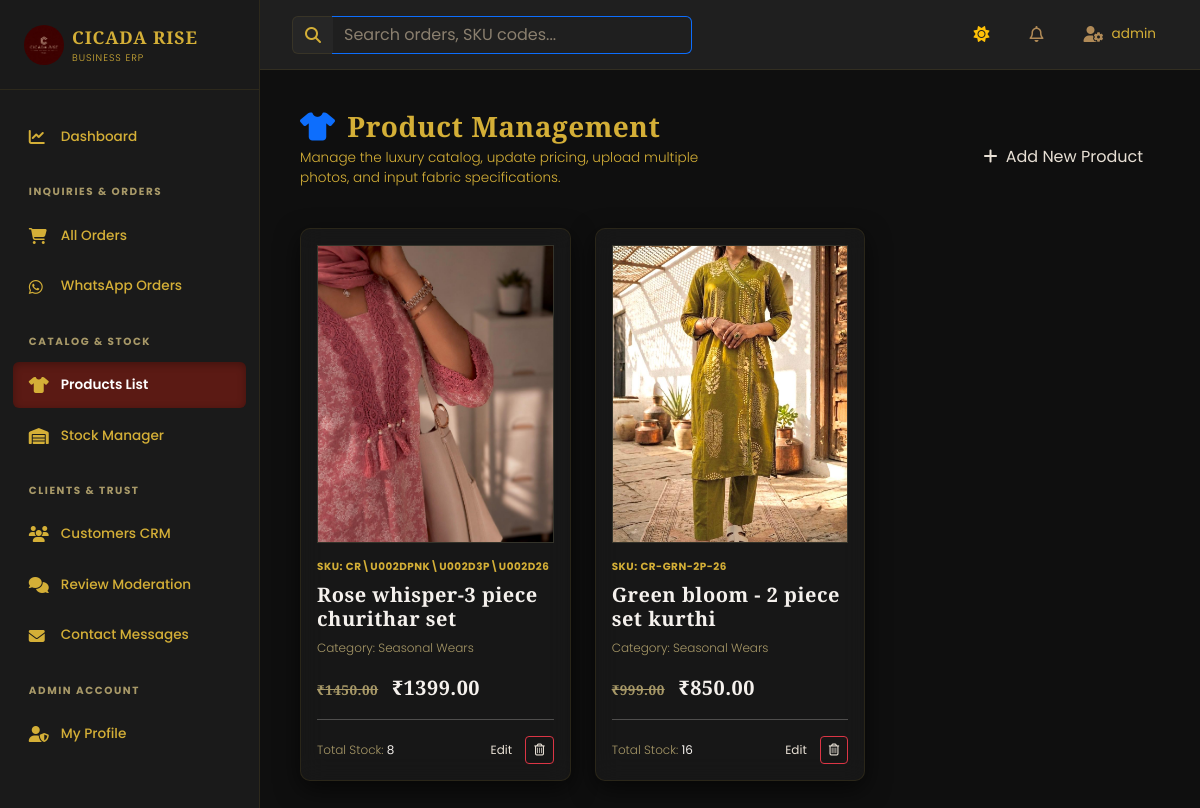
Page /dashboard/products/ (signed in) on the earlier database version.
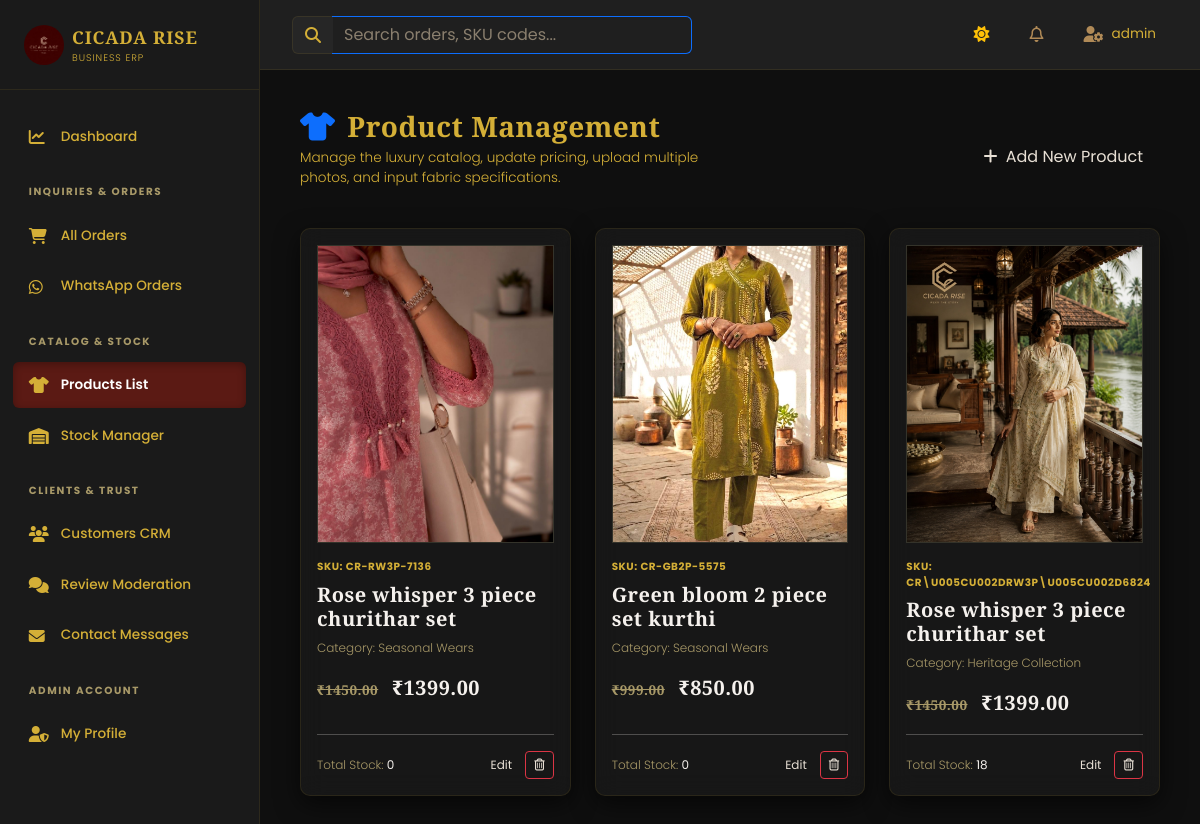
Same page on the later database version.
### store/models.py (models this page shows, shortened)
class Product(models.Model):
    COLLECTION_CHOICES = [
        ("Heritage Collection", "Heritage Collection"),
        ("Cicada Signature", "Cicada Signature"),
        ("Curated Essentials", "Curated Essentials")
    ]
    category = models.ForeignKey(Category, on_delete=models.CASCADE, related_name='products')
    name = models.CharField(max_length=200)
    slug = models.SlugField(max_length=250, unique=True, blank=True)
    sku = models.CharField(max_length=50, unique=True, verbose_name="Product Code")
    description = models.TextField()
    base_price = models.DecimalField(max_digits=10, decimal_places=2)
    sale_price = models.DecimalField(max_digits=10, decimal_places=2, null=True, blank=True, help_text="Promotional discounted price")
    fabric_details = models.TextField(blank=True)
    care_instructions = models.TextField(blank=True)
    collection = models.CharField(max_length=100, default="Cicada Signature", choices=COLLECTION_CHOICES)
    is_featured = models.BooleanField(default=False)
    is_seasonal = models.BooleanField(default=False)
    is_cicada_wear = models.BooleanField(default=False)
    created_at = models.DateTimeField(auto_now_add=True)
    updated_at = models.DateTimeField(auto_now=True)
    @property
    def price(self):
        if self.sale_price is not None:
            return self.sale_price
        return self.base_price
    @property
    def total_stock(self):
        return sum(variant.stock for variant in self.variants.all())
    @property
    def variants_dict_json(self):
        import json
        var_dict = {}
        for v in self.variants.all():
            var_dict[v.size] = {'stock': v.stock, 'active': True}
        return json.dumps(var_dict)

class ProductImage(models.Model):
    product = models.ForeignKey(Product, on_delete=models.CASCADE, related_name='images')
    image = models.ImageField(upload_to='products/')
    is_primary = models.BooleanField(default=False)

class Category(models.Model):
    name = models.CharField(max_length=100)
    slug = models.SlugField(max_length=120, unique=True, blank=True)
    description = models.TextField(blank=True)
    image = models.ImageField(upload_to='categories/', blank=True, null=True)
    is_active = models.BooleanField(default=True)
    class Meta:
        verbose_name_plural = "Categories"

class ProductVariant(models.Model):
    SIZE_CHOICES = [
        ('S', 'S'),
        ('M', 'M'),
        ('L', 'L'),
        ('XL', 'XL'),
        ('XXL', 'XXL'),
        ('3XL', '3XL'),
    ]
    product = models.ForeignKey(Product, on_delete=models.CASCADE, related_name='variants')
    size = models.CharField(max_length=5, choices=SIZE_CHOICES)
    color = models.CharField(max_length=50)
    sku = models.CharField(max_length=60, blank=True, null=True, help_text="Unique SKU for variant e.g. CR-TEST-KS-S")
    stock = models.IntegerField(default=0)
    price_override = models.DecimalField(max_digits=10, decimal_places=2, null=True, blank=True, help_text="Set if price differs from base price")
    class Meta:
        unique_together = ('product', 'size', 'color')
    @property
    def price(self):
        if self.price_override is not None:
            return self.price_override
        if self.product.sale_price is not None:
            return self.product.sale_price
        return self.product.base_price

### store/views.py (the view, shortened to what this page needs)
# urls.py: path('dashboard/products/', views.dashboard_products, name='dashboard_products'),
@staff_required
def dashboard_products(request):
    products = Product.objects.all().prefetch_related('variants', 'images')
    categories = Category.objects.all()
    return render(request, 'store/dashboard/products.html', {
        'products': products,
        'categories': categories,
        'collections': Product.COLLECTION_CHOICES,
        'size_choices': ['S', 'M', 'L', 'XL', 'XXL', '3XL'],
    })

### store/templates/store/dashboard/products.html (shortened to what this page needs)
{% extends 'store/dashboard/base.html' %}
{% load static %}
{% block dashboard_content %}
<div class="row mb-4 align-items-center">
    <div class="col-sm-6">
        <h2 class="font-display h3 mb-1"><i class="fa-solid fa-shirt text-primary me-1"></i> Product Management</h2>
        <p class="text-secondary" style="font-size:0.85rem;">Manage the luxury catalog, update pricing, upload multiple photos, and input fabric specifications.</p>
    </div>
    <div class="col-sm-6 text-sm-end">
        <button class="btn btn-premium py-2 px-3" data-bs-toggle="modal" data-bs-target="#productModal" onclick="clearProductModal()" id="add-product-btn">
            <i class="fa-solid fa-plus me-1"></i> Add New Product
        </button>
    </div>
</div>
<div class="row row-cols-1 row-cols-md-2 row-cols-lg-3 g-4" id="products-grid">
    {% for prod in products %}
        <div class="col" id="product-col-{{ prod.id }}">
            <div class="glass-card mb-0 h-100 d-flex flex-column" style="padding: 1rem;">
                <div class="position-relative overflow-hidden mb-3 bg-dark" style="padding-top: 125%; border: 1px solid var(--border-color);">
                    {% if prod.images.first %}
                        <img src="{{ prod.images.first.image.url }}" alt="{{ prod.name }}" class="position-absolute top-0 start-0 w-100 h-100" style="object-fit: cover;">
                    {% else %}
                        <img src="{% static 'store/images/veranda.jpg' %}" alt="{{ prod.name }}" class="position-absolute top-0 start-0 w-100 h-100" style="object-fit: cover;">
                    {% endif %}
                    <span class="position-absolute top-2 start-2 badge bg-primary" style="font-size: 0.65rem; text-transform: uppercase;">{{ prod.collection }}</span>
                </div>
                <span class="text-secondary text-uppercase fw-bold" style="font-size:0.65rem; letter-spacing:0.05em;">SKU: {{ prod.sku }}</span>
                <h4 class="font-display h5 text-white my-2">{{ prod.name }}</h4>
                <span class="text-muted" style="font-size: 0.75rem;">Category: {{ prod.category.name }}</span>
                <div class="my-3 font-display fs-5 fw-bold text-primary">
                    {% if prod.sale_price %}
                        <span class="text-muted text-decoration-line-through me-2" style="font-size: 0.85rem;">₹{{ prod.base_price }}</span>
                        <span>₹{{ prod.sale_price }}</span>
                    {% else %}
                        <span>₹{{ prod.base_price }}</span>
                    {% endif %}
                </div>
                <hr class="mt-auto mb-3">
                <div class="d-flex justify-content-between align-items-center flex-wrap g-2">
                    <span class="text-muted" style="font-size:0.75rem;">Total Stock: <strong class="text-white">{{ prod.total_stock }}</strong></span>
                    <div class="d-flex gap-1 align-items-center">
                        <button type="button" class="btn btn-sm btn-premium-outline py-1 px-2"
                                style="font-size:0.75rem;"
                                data-bs-toggle="modal"
                                data-bs-target="#productModal"
                                data-product-id="{{ prod.id }}"
                                data-product-name="{{ prod.name|escapejs }}"
                                data-product-sku="{{ prod.sku|escapejs }}"
                                data-product-category="{{ prod.category.id }}"
                                data-product-base-price="{{ prod.base_price }}"
                                data-product-sale-price="{{ prod.sale_price|default:'' }}"
                                data-product-collection="{{ prod.collection|escapejs }}"
                                data-product-description="{{ prod.description|escapejs }}"
                                data-product-fabric="{{ prod.fabric_details|escapejs }}"
                                data-product-care="{{ prod.care_instructions|escapejs }}"
                                data-product-featured="{{ prod.is_featured|yesno:'true,false' }}"
                                data-product-seasonal="{{ prod.is_seasonal|yesno:'true,false' }}"
                                data-product-cicada="{{ prod.is_cicada_wear|yesno:'true,false' }}"
                                data-product-variants="{{ prod.variants_dict_json|escapejs }}"
                                onclick="populateProductModal(this)"
                                id="edit-product-btn-{{ prod.id }}">
                            Edit
                        </button>
                        <form method="POST" action="{% url 'dashboard_product_delete' prod.id %}" onsubmit="return confirm('Are you sure you want to permanently delete this product? All variants and log records will be lost.');" class="d-inline">
                            <button type="submit" class="btn btn-sm btn-outline-danger py-1 px-2" style="font-size:0.75rem;" id="delete-product-btn-{{ prod.id }}">
                                <i class="fa-regular fa-trash-can"></i>
                            </button>
                        </form>
                    </div>
                </div>
            </div>
        </div>
    {% empty %}
        <div class="col-12 text-center py-5">
            <p class="text-muted">No products found in the catalog database. Click "Add New Product" to seed.</p>
        </div>
    {% endfor %}
</div>
{% endblock %}

### store/templates/store/dashboard/base.html (shortened to what this page needs)
{% load static %}
<!DOCTYPE html>
<html lang="en" x-data="{
    darkMode: true,
    initTheme() {
        const saved = localStorage.getItem('dashboard-theme');
        this.darkMode = saved ? JSON.parse(saved) : true;
    },
    toggleTheme() {
        this.darkMode = !this.darkMode;
        localStorage.setItem('dashboard-theme', JSON.stringify(this.darkMode));
    }
}" x-init="initTheme()" :class="{'dark-theme': darkMode, 'light-theme': !darkMode}">
<head>
    <link href="https://cdn.jsdelivr.net/npm/bootstrap@5.3.2/dist/css/bootstrap.min.css" rel="stylesheet">
    <link href="https://cdnjs.cloudflare.com/ajax/libs/font-awesome/6.4.2/css/all.min.css" rel="stylesheet">
</head>
<body>
    <div class="sidebar" id="sidebar-drawer">
        <div class="sidebar-brand d-flex align-items-center">
            <img src="{% static 'store/images/logo.jpg' %}" alt="Cicada Rise Logo" class="rounded-circle me-2">
            <div>
                <span class="font-display fw-bold text-uppercase" style="font-size: 1.1rem; letter-spacing:0.05em; color:var(--accent);">Cicada Rise</span>
                <span class="d-block text-secondary" style="font-size:0.6rem; letter-spacing:0.1em; text-transform:uppercase;">Business ERP</span>
            </div>
        </div>
        <div class="sidebar-menu">
            <a href="{% url 'admin_dashboard' %}" class="menu-item {% if request.resolver_match.url_name == 'admin_dashboard' %}active{% endif %}" id="menu-overview">
                <i class="fa-solid fa-chart-line"></i> Dashboard
            </a>
            <div class="menu-label">Inquiries & Orders</div>
            <a href="{% url 'dashboard_orders' %}" class="menu-item {% if request.resolver_match.url_name == 'dashboard_orders' and not is_whatsapp_view %}active{% endif %}" id="menu-all-orders">
                <i class="fa-solid fa-cart-shopping"></i> All Orders
            </a>
            <a href="{% url 'dashboard_whatsapp_orders' %}" class="menu-item {% if request.resolver_match.url_name == 'dashboard_whatsapp_orders' or is_whatsapp_view %}active{% endif %}" id="menu-whatsapp-orders">
                <i class="fa-brands fa-whatsapp"></i> WhatsApp Orders
            </a>
            <div class="menu-label">Catalog & Stock</div>
            <a href="{% url 'dashboard_products' %}" class="menu-item {% if request.resolver_match.url_name == 'dashboard_products' %}active{% endif %}" id="menu-products">
                <i class="fa-solid fa-shirt"></i> Products List
            </a>
            <a href="{% url 'dashboard_inventory' %}" class="menu-item {% if request.resolver_match.url_name == 'dashboard_inventory' %}active{% endif %}" id="menu-inventory">
                <i class="fa-solid fa-warehouse"></i> Stock Manager
            </a>
            <div class="menu-label">Clients & Trust</div>
            <a href="{% url 'dashboard_customers' %}" class="menu-item " id="menu-customers">
                <i class="fa-solid fa-users"></i> Customers CRM
            </a>
            <a href="{% url 'dashboard_reviews' %}" class="menu-item {% if request.resolver_match.url_name == 'dashboard_reviews' %}active{% endif %}" id="menu-reviews">
                <i class="fa-solid fa-comments"></i> Review Moderation
            </a>
            <a href="{% url 'dashboard_contacted_users' %}" class="menu-item {% if request.resolver_match.url_name == 'dashboard_contacted_users' %}active{% endif %}" id="menu-contacts">
                <i class="fa-solid fa-envelope"></i> Contact Messages
            </a>
            <div class="menu-label">Admin Account</div>
            <a href="{% url 'dashboard_admin_profile' %}" class="menu-item {% if request.resolver_match.url_name == 'dashboard_admin_profile' %}active{% endif %}" id="menu-admin-profile">
                <i class="fa-solid fa-user-shield"></i> My Profile
            </a>
        </div>
    </div>
    <div class="topbar">
        <div class="d-flex align-items-center" style="max-width: 400px; width: 100%;">
            <div class="input-group">
                <span class="input-group-text bg-transparent border-end-0 border-primary" style="color:var(--accent);"><i class="fa-solid fa-magnifying-glass"></i></span>
                <input type="text" class="form-control border-start-0 border-primary bg-transparent text-white" placeholder="Search orders, SKU codes..." onkeyup="if(event.key === 'Enter') window.location.href='/dashboard/orders/?q='+this.value;" id="topbar-search-input">
            </div>
        </div>
        <div class="d-flex align-items-center gap-3">
            <button class="btn btn-outline-secondary border-0" @click="toggleTheme()" id="theme-toggle-btn" title="Toggle Theme Mode">
                <i class="fa-solid" :class="darkMode ? 'fa-sun text-warning' : 'fa-moon text-primary'"></i>
            </button>
            <div class="dropdown">
                <button class="btn btn-outline-secondary border-0 position-relative" type="button" data-bs-toggle="dropdown" id="notification-bell">
                    <i class="fa-regular fa-bell"></i>
                </button>
            </div>
            <div class="dropdown">
                <button class="btn btn-outline-secondary border-0 d-flex align-items-center gap-2" type="button" data-bs-toggle="dropdown" id="profile-dropdown-btn">
                    <i class="fa-solid fa-user-gear"></i>
                    <span class="d-none d-md-inline" style="font-size:0.85rem;">{{ user.username }}</span>
                </button>
            </div>
        </div>
    </div>
    <div class="main-content">
        {% block dashboard_content %}{% endblock %}
    </div>
</body>
</html>

Differences in the rows shown:
changed Product (number 1 of 3 on the later page): sku "CR\\U002DPNK\\U002D3P\\U002D26" → "CR-RW3P-7136"; name "Rose whisper-3 piece churithar set" → "Rose whisper 3 piece churithar set"; total_stock "8" → "0"
changed Product: sku "CR-GRN-2P-26" → "CR-GB2P-5575"; name "Green bloom - 2 piece set kurthi" → "Green bloom 2 piece set kurthi"; total_stock "16" → "0"
added Product: sku "CR\\U005CU002DRW3P\\U005CU002D6824", name "Rose whisper 3 piece churithar set", category.name "Heritage Collection", base_price "1450.00", sale_price "1399.00", total_stock "18"
